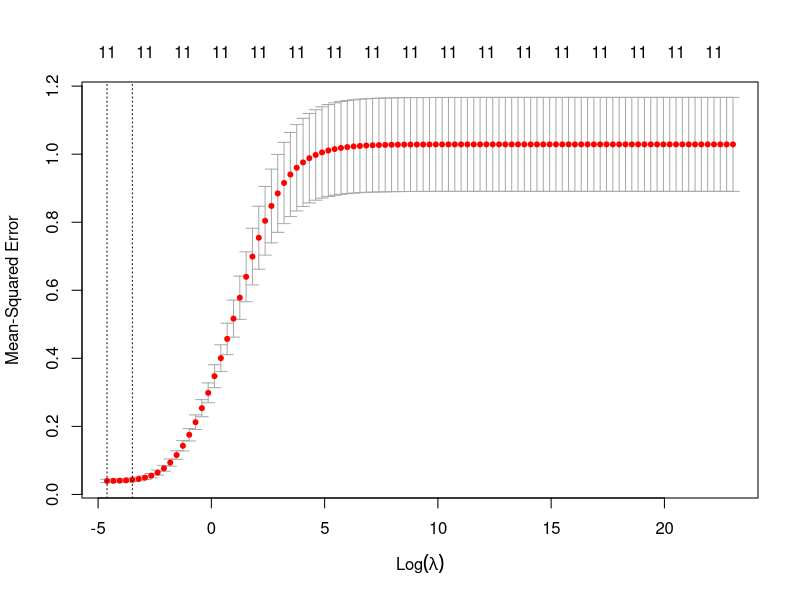

Generate this figure with R:
# uses glmnet package
install.packages("glmnet")
library(glmnet)

# load data, separate into training and test sets 
# note that the data was randomized in pre-modeling-script.R
data = as.matrix(read.csv("data/scaled-credit.csv", row.names = 1))
x.train = as.matrix(read.csv("data/xtrain.csv", row.names = 1))
y.train = as.matrix(read.csv("data/ytrain.csv", row.names = 1))
x.test = as.matrix(read.csv("data/xtest.csv", row.names = 1))
y.test = as.matrix(read.csv("data/ytest.csv", row.names = 1))

# cross validate ridge model
set.seed(1)
grid = 10^seq(10, -2, length = 100)
ridgeCV = cv.glmnet(x.test, y.test, alpha = 0, intercept = F, standardize = F,
                    lambda = grid)


# select best model
bestRidgeLambda = ridgeCV$lambda.min

# plot errors in terms of lambda
png("images/ridgeCV-plot.png")
plot(ridgeCV)
dev.off()

# Use CV'ed lambda value on the test sets to get cvRidgeMSE (test MSE)
y.pred = predict(ridgeCV, x.test, s = bestRidgeLambda)
squaredError = (y.test - y.pred)^2
cvRidgeMSE = sum(squaredError)/length(squaredError)

# Re-fit on FULL DATA using bestRidgeLambda
ridgeModel = glmnet(data[,2:(ncol(data) - 1)], data[,ncol(data)], standardize = F,
                      intercept = F, lambda = bestRidgeLambda)

# save CV output, optimal lambda, and the full model
save(ridgeModel, ridgeCV, bestRidgeLambda, cvRidgeMSE, file = "data/ridge-models.RData")
























